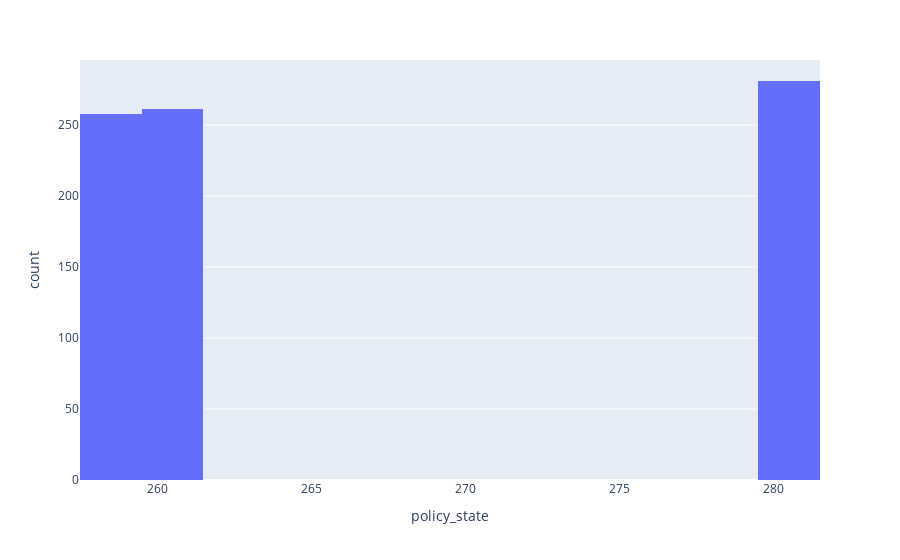

The notebook cell saved with this chart:
### Code cell
fig = px.histogram(train_code, x="policy_state")
fig.show()

### Figure 1 — Plotly figure (JSON) as saved in the notebook; plotly's stock layout.template omitted (floating-point values rounded to 4 significant figures; data arrays with more than 128 entries replaced by an {"elided": "..."} marker saying what was removed)
{"data": [{"alignmentgroup": "True", "bingroup": "x", "hovertemplate": "policy_state=%{x}<br>count=%{y}<extra></extra>", "legendgroup": "", "marker": {"color": "#636efa"}, "name": "", "offsetgroup": "", "orientation": "v", "showlegend": false, "type": "histogram", "x": {"elided": "800 int values"}, "xaxis": "x", "yaxis": "y"}], "layout": {"barmode": "relative", "legend": {"tracegroupgap": 0}, "margin": {"t": 60}, "xaxis": {"anchor": "y", "domain": [0, 1], "title": {"text": "policy_state"}}, "yaxis": {"anchor": "x", "domain": [0, 1], "title": {"text": "count"}}}}
